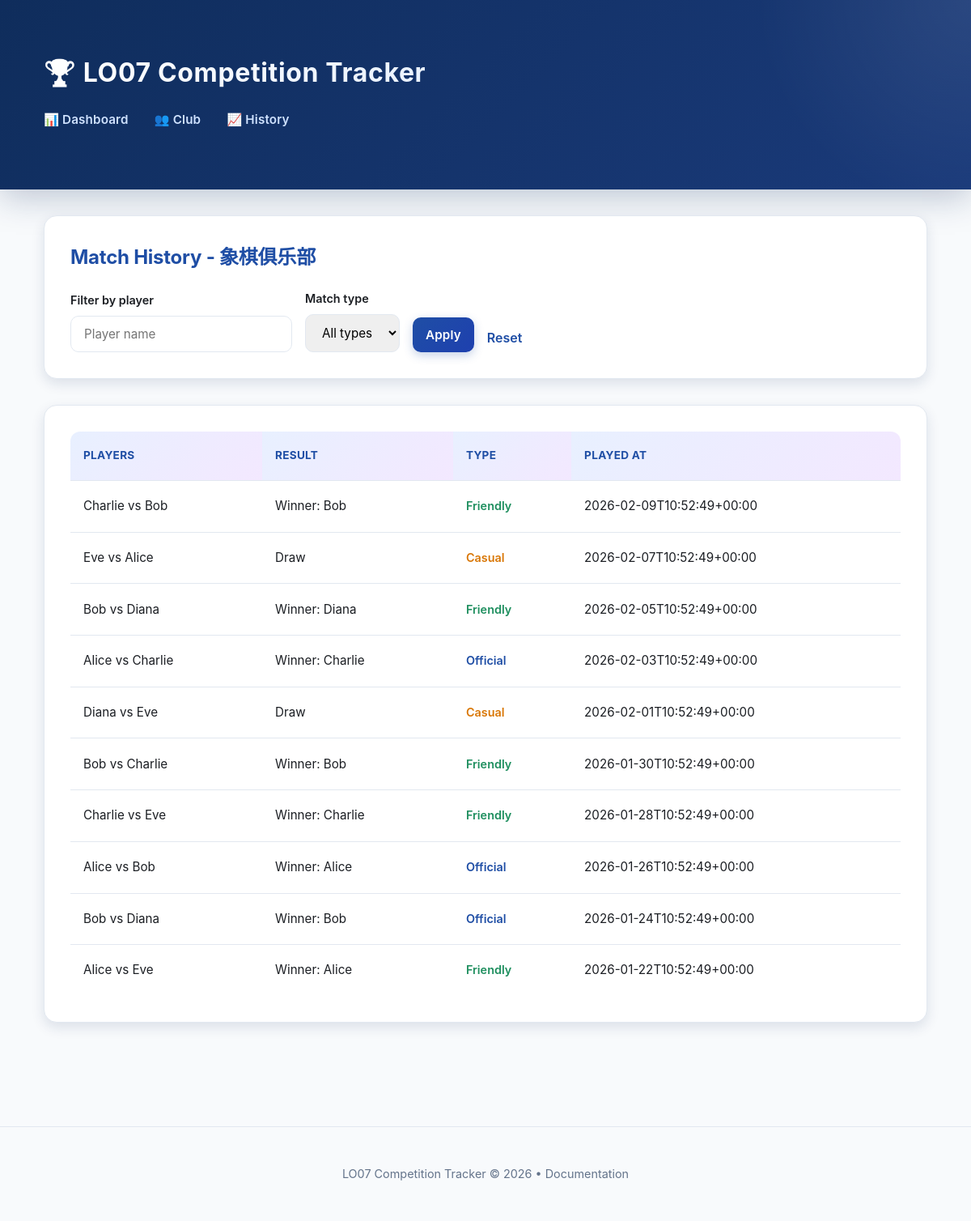
The page /match_history.php?club_id=1 on the database its author committed.
### tables this page shows
CREATE TABLE clubs (
            id INTEGER PRIMARY KEY AUTOINCREMENT,
            name TEXT NOT NULL,
            sport TEXT NOT NULL,
            created_by INTEGER NOT NULL,
            created_at TEXT NOT NULL,
            FOREIGN KEY (created_by) REFERENCES users(id)
        );

CREATE TABLE matches (
            id INTEGER PRIMARY KEY AUTOINCREMENT,
            club_id INTEGER NOT NULL,
            player_a_id INTEGER NOT NULL,
            player_b_id INTEGER NOT NULL,
            winner_id INTEGER,
            is_draw INTEGER NOT NULL DEFAULT 0,
            match_type TEXT NOT NULL DEFAULT "friendly",
            played_at TEXT NOT NULL,
            FOREIGN KEY (club_id) REFERENCES clubs(id) ON DELETE CASCADE,
            FOREIGN KEY (player_a_id) REFERENCES users(id),
            FOREIGN KEY (player_b_id) REFERENCES users(id),
            FOREIGN KEY (winner_id) REFERENCES users(id)
        );

### public/match_history.php (called while the page is built, shortened)
<?php
require __DIR__ . '/../app/bootstrap.php';
$clubId = (int) ($_GET['club_id'] ?? 0);
$filter = trim($_GET['player'] ?? '');
$filterType = trim($_GET['type'] ?? '');
$controller = new HistoryController($repo);
$data = $controller->getHistoryData($clubId, $filter, $filterType);
$club = $data['club'];
$matches = $data['matches'];
require __DIR__ . '/../app/views/history.php';
require __DIR__ . '/../app/views/layout.php';

### app/bootstrap.php (called while the page is built, shortened)
<?php
$config = require __DIR__ . '/config/config.php';
require __DIR__ . '/config/db.php';
require __DIR__ . '/models/Repository.php';
require __DIR__ . '/controllers/DashboardController.php';
require __DIR__ . '/controllers/HistoryController.php';
$db = db_connect($config);
$repo = new Repository($db);

### app/controllers/HistoryController.php (called while the page is built)
<?php
class HistoryController
{
    private Repository $repo;
    public function __construct(Repository $repo)
    {
        $this->repo = $repo;
    }
    public function getHistoryData(int $clubId, string $playerFilter, string $typeFilter = ''): array
    {
        return [
            'club' => $this->repo->getClub($clubId),
            'matches' => $this->repo->listMatches($clubId, $playerFilter, $typeFilter),
            'filter' => $playerFilter,
            'filterType' => $typeFilter,
        ];
    }
}

### app/models/Repository.php (called while the page is built, shortened)
<?php
class Repository
{
    private PDO $db;
    public function __construct(PDO $db)
    {
        $this->db = $db;
    }
    public function getClub(int $clubId): ?array
    {
        $stmt = $this->db->prepare(
            'SELECT c.*, u.username AS creator_name
             FROM clubs c
             LEFT JOIN users u ON u.id = c.created_by
             WHERE c.id = :id'
        );
        $stmt->execute(['id' => $clubId]);
        $club = $stmt->fetch(PDO::FETCH_ASSOC);
        return $club ?: null;
    }
    public function listMatches(int $clubId, string $playerFilter = '', string $typeFilter = ''): array
    {
        $playerFilter = trim($playerFilter);
        $typeFilter = trim($typeFilter);
        $sql =
            'SELECT m.*, ua.username AS player_a_name, ub.username AS player_b_name,
                uw.username AS winner_name
             FROM matches m
             JOIN users ua ON ua.id = m.player_a_id
             JOIN users ub ON ub.id = m.player_b_id
             LEFT JOIN users uw ON uw.id = m.winner_id
             WHERE m.club_id = :club_id';
        $params = ['club_id' => $clubId];
        $sql .= ' ORDER BY m.played_at DESC';
        $stmt = $this->db->prepare($sql);
        $stmt->execute($params);
        return $stmt->fetchAll(PDO::FETCH_ASSOC);
    }
}

### app/views/history.php (the view, shortened to what this page needs)
<section class="card">
    <h2>Match History - <?php echo htmlspecialchars($club['name']); ?></h2>
    <form method="get" class="form-inline">
        <label>
            Filter by player
            <input type="text" name="player" value="<?php echo htmlspecialchars($filter); ?>" placeholder="Player name">
        </label>
        <label>
            Match type
            <select name="type">
                <option value="">All types</option>
            </select>
        </label>
        <button type="submit">Apply</button>
        <a class="link" href="match_history.php?club_id=<?php echo (int) $club['id']; ?>">Reset</a>
    </form>
</section>
<section class="card">
    <?php if (empty($matches)) : ?>
        <p>No matches found.</p>
    <?php else : ?>
        <div class="table-wrap">
            <table>
                <thead>
                <tr>
                    <th>Players</th>
                    <th>Result</th>
                    <th>Type</th>
                    <th>Played at</th>
                </tr>
                </thead>
                <tbody>
                <?php foreach ($matches as $match) : ?>
                    <?php
                    $typeLabel = match($match['match_type'] ?? 'friendly') {
                        'official' => 'Official',
                        'casual' => 'Casual',
                        default => 'Friendly'
                    };
                    $typeColor = match($match['match_type'] ?? 'friendly') {
                        'official' => 'var(--blue)',
                        'casual' => 'var(--amber)',
                        default => 'var(--green)'
                    };
                    ?>
                    <tr>
                        <td>
                            <?php echo htmlspecialchars($match['player_a_name']); ?>
                            vs
                            <?php echo htmlspecialchars($match['player_b_name']); ?>
                        </td>
                        <td>
                            <?php if ((int) $match['is_draw'] === 1) : ?>
                                Draw
                            <?php else : ?>
                                Winner: <?php echo htmlspecialchars($match['winner_name'] ?? ''); ?>
                            <?php endif; ?>
                        </td>
                        <td>
                            <span style="
                                color: <?php echo $typeColor; ?>;
                                font-weight: 600;
                                font-size: 0.9rem;
                            ">
                                <?php echo $typeLabel; ?>
                            </span>
                        </td>
                        <td><?php echo htmlspecialchars($match['played_at']); ?></td>
                    </tr>
                <?php endforeach; ?>
                </tbody>
            </table>
        </div>
    <?php endif; ?>
</section>

### public/assets/styles.css (style rules this page uses)
:root { --blue: #1f4ea5; --blue-light: #e8f0ff; --green: #1f8f5f; --green-light: #e8f5ef; --red: #c13b2a; --red-light: #ffe8e5; --amber: #d97706; --amber-light: #fef3e2; --purple: #7c3aed; --purple-light: #f3e8ff; --sky: #0284c7; --sky-light: #e0f2fe; --bg: #f8fafc; --bg-dark: #1e293b; --card: #ffffff; --text: #1b1e23; --muted: #64748b; --border: #e2e8f0; --shadow-sm: 0 2px 6px rgba(15, 45, 92, 0.08); --shadow-md: 0 6px 16px rgba(15, 45, 92, 0.12); --shadow-lg: 0 12px 32px rgba(15, 45, 92, 0.15); }
* { box-sizing: border-box; }
body { margin: 0; font-family: -apple-system, BlinkMacSystemFont, "Segoe UI", "Helvetica Neue", sans-serif; color: var(--text); background: var(--bg); line-height: 1.6; }
.card { background: var(--card); border-radius: 16px; padding: 2rem; margin-bottom: 2rem; box-shadow: var(--shadow-md); transition: all 0.3s ease; border: 1px solid var(--border); position: relative; overflow: hidden; }
.card::before { content: ''; position: absolute; top: 0; left: 0; right: 0; height: 4px; background: linear-gradient(90deg, var(--blue), var(--purple), var(--sky)); transform: scaleX(0); transform-origin: left; transition: transform 0.3s ease; }
.card h2 { margin: 0 0 1.2rem; font-size: 1.5rem; color: var(--blue); font-weight: 700; letter-spacing: -0.01em; }
.form-inline { display: flex; flex-wrap: wrap; gap: 1rem; align-items: flex-end; }
label { display: grid; gap: 0.5rem; font-size: 0.9rem; color: var(--text); font-weight: 600; }
input, select, button { padding: 0.75rem 1rem; border-radius: 10px; border: 1.5px solid var(--border); font-size: 0.95rem; font-family: inherit; transition: all 0.3s ease; }
button { background: linear-gradient(135deg, var(--blue) 0%, #1e40af 100%); color: white; border: none; cursor: pointer; font-weight: 600; letter-spacing: 0.01em; box-shadow: 0 4px 12px rgba(31, 78, 165, 0.25); }
.table-wrap { overflow-x: auto; }
table { width: 100%; border-collapse: collapse; background: var(--card); border-radius: 12px; overflow: hidden; }
th, td { text-align: left; padding: 1.2rem 1rem; border-bottom: 1px solid var(--border); font-size: 0.95rem; line-height: 1.6; }
th { background: linear-gradient(135deg, var(--blue-light) 0%, var(--purple-light) 100%); color: var(--blue); font-weight: 700; letter-spacing: 0.02em; text-transform: uppercase; font-size: 0.85rem; }
tbody tr { transition: all 0.2s ease; }
tbody tr:last-child td { border-bottom: none; }
.link { color: var(--blue); font-weight: 600; text-decoration: none; transition: all 0.2s ease; border-bottom: 2px solid transparent; padding-bottom: 2px; }

### rows shown on the page
clubs: name "象棋俱乐部"
matches: player_a_name "Charlie", player_b_name "Bob", winner_name "Bob", match_type "Friendly", played_at "2026-02-09T10:52:49+00:00"
matches: player_a_name "Eve", player_b_name "Alice", is_draw "Draw", match_type "Casual", played_at "2026-02-07T10:52:49+00:00"
matches: player_a_name "Bob", player_b_name "Diana", winner_name "Diana", match_type "Friendly", played_at "2026-02-05T10:52:49+00:00"
matches: player_a_name "Alice", player_b_name "Charlie", winner_name "Charlie", match_type "Official", played_at "2026-02-03T10:52:49+00:00"
matches: player_a_name "Diana", player_b_name "Eve", is_draw "Draw", match_type "Casual", played_at "2026-02-01T10:52:49+00:00"
matches: player_a_name "Bob", player_b_name "Charlie", winner_name "Bob", match_type "Friendly", played_at "2026-01-30T10:52:49+00:00"
matches: player_a_name "Charlie", player_b_name "Eve", winner_name "Charlie", match_type "Friendly", played_at "2026-01-28T10:52:49+00:00"
matches: player_a_name "Alice", player_b_name "Bob", winner_name "Alice", match_type "Official", played_at "2026-01-26T10:52:49+00:00"
matches: player_a_name "Bob", player_b_name "Diana", winner_name "Bob", match_type "Official", played_at "2026-01-24T10:52:49+00:00"
matches: player_a_name "Alice", player_b_name "Eve", winner_name "Alice", match_type "Friendly", played_at "2026-01-22T10:52:49+00:00"
